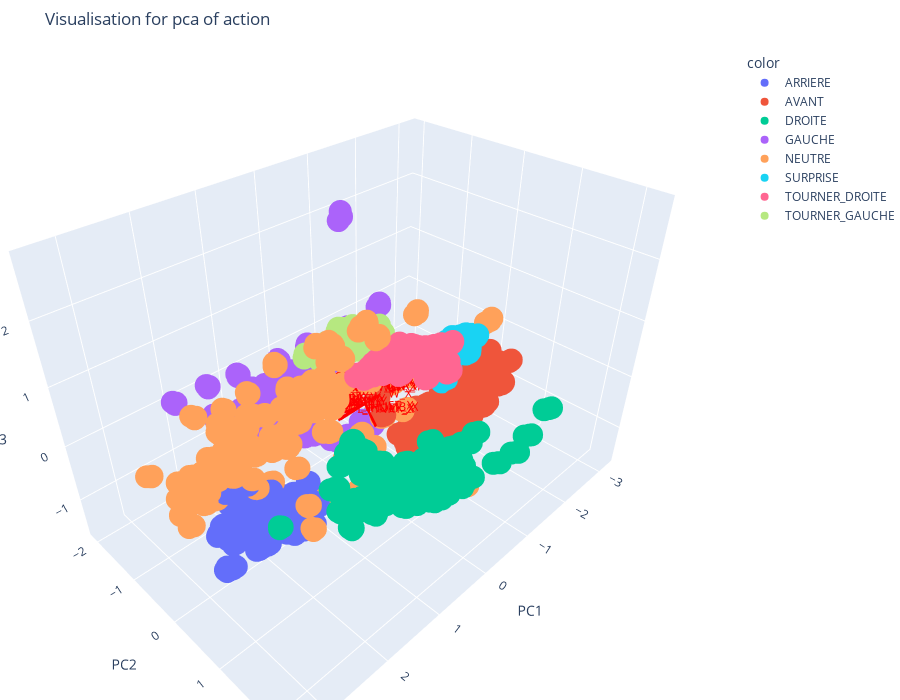

The notebook cell saved with this chart:
### Markdown cell above
### Visualisation du PCA sur les deux dataframes

### Code cell
visualize_pca(df_move_normalize_filter, 3, "action", *X_move.columns)

### Figure 1 — Plotly figure (JSON) as saved in the notebook; plotly's stock layout.template omitted (floating-point values rounded to 4 significant figures; data arrays with more than 128 entries replaced by an {"elided": "..."} marker saying what was removed)
{"data": [{"hovertemplate": "color=ARRIERE<br>0=%{x}<br>1=%{y}<br>2=%{z}<extra></extra>", "legendgroup": "ARRIERE", "marker": {"color": "#636efa", "symbol": "circle"}, "mode": "markers", "name": "ARRIERE", "scene": "scene", "showlegend": true, "x": {"elided": "424 float values"}, "y": {"elided": "424 float values"}, "z": {"elided": "424 float values"}, "type": "scatter3d"}, {"hovertemplate": "color=AVANT<br>0=%{x}<br>1=%{y}<br>2=%{z}<extra></extra>", "legendgroup": "AVANT", "marker": {"color": "#EF553B", "symbol": "circle"}, "mode": "markers", "name": "AVANT", "scene": "scene", "showlegend": true, "x": {"elided": "448 float values"}, "y": {"elided": "448 float values"}, "z": {"elided": "448 float values"}, "type": "scatter3d"}, {"hovertemplate": "color=DROITE<br>0=%{x}<br>1=%{y}<br>2=%{z}<extra></extra>", "legendgroup": "DROITE", "marker": {"color": "#00cc96", "symbol": "circle"}, "mode": "markers", "name": "DROITE", "scene": "scene", "showlegend": true, "x": {"elided": "440 float values"}, "y": {"elided": "440 float values"}, "z": {"elided": "440 float values"}, "type": "scatter3d"}, {"hovertemplate": "color=GAUCHE<br>0=%{x}<br>1=%{y}<br>2=%{z}<extra></extra>", "legendgroup": "GAUCHE", "marker": {"color": "#ab63fa", "symbol": "circle"}, "mode": "markers", "name": "GAUCHE", "scene": "scene", "showlegend": true, "x": {"elided": "412 float values"}, "y": {"elided": "412 float values"}, "z": {"elided": "412 float values"}, "type": "scatter3d"}, {"hovertemplate": "color=NEUTRE<br>0=%{x}<br>1=%{y}<br>2=%{z}<extra></extra>", "legendgroup": "NEUTRE", "marker": {"color": "#FFA15A", "symbol": "circle"}, "mode": "markers", "name": "NEUTRE", "scene": "scene", "showlegend": true, "x": {"elided": "536 float values"}, "y": {"elided": "536 float values"}, "z": {"elided": "536 float values"}, "type": "scatter3d"}, {"hovertemplate": "color=SURPRISE<br>0=%{x}<br>1=%{y}<br>2=%{z}<extra></extra>", "legendgroup": "SURPRISE", "marker": {"color": "#19d3f3", "symbol": "circle"}, "mode": "markers", "name": "SURPRISE", "scene": "scene", "showlegend": true, "x": {"elided": "484 float values"}, "y": {"elided": "484 float values"}, "z": {"elided": "484 float values"}, "type": "scatter3d"}, {"hovertemplate": "color=TOURNER_DROITE<br>0=%{x}<br>1=%{y}<br>2=%{z}<extra></extra>", "legendgroup": "TOURNER_DROITE", "marker": {"color": "#FF6692", "symbol": "circle"}, "mode": "markers", "name": "TOURNER_DROITE", "scene": "scene", "showlegend": true, "x": {"elided": "460 float values"}, "y": {"elided": "460 float values"}, "z": {"elided": "460 float values"}, "type": "scatter3d"}, {"hovertemplate": "color=TOURNER_GAUCHE<br>0=%{x}<br>1=%{y}<br>2=%{z}<extra></extra>", "legendgroup": "TOURNER_GAUCHE", "marker": {"color": "#B6E880", "symbol": "circle"}, "mode": "markers", "name": "TOURNER_GAUCHE", "scene": "scene", "showlegend": true, "x": {"elided": "560 float values"}, "y": {"elided": "560 float values"}, "z": {"elided": "560 float values"}, "type": "scatter3d"}, {"hoverinfo": "name", "line": {"color": "red", "width": 4}, "mode": "lines", "name": "Loading: NOSE_X", "showlegend": false, "x": [0, 0.00513], "y": [0, -0.01529], "z": [0, 0.01206], "type": "scatter3d"}, {"hoverinfo": "text", "mode": "text", "showlegend": false, "text": ["NOSE_X"], "textfont": {"color": "red", "size": 12}, "textposition": "top center", "x": [0.00513], "y": [-0.01529], "z": [0.01206], "type": "scatter3d"}, {"hoverinfo": "name", "line": {"color": "red", "width": 4}, "mode": "lines", "name": "Loading: NOSE_Y", "showlegend": false, "x": [0, -0.02136], "y": [0, -0.008886], "z": [0, 0.005191], "type": "scatter3d"}, {"hoverinfo": "text", "mode": "text", "showlegend": false, "text": ["NOSE_Y"], "textfont": {"color": "red", "size": 12}, "textposition": "top center", "x": [-0.02136], "y": [-0.008886], "z": [0.005191], "type": "scatter3d"}, {"hoverinfo": "name", "line": {"color": "red", "width": 4}, "mode": "lines", "name": "Loading: LEFT_EAR_X", "showlegend": false, "x": [0, 0.003729], "y": [0, -0.01835], "z": [0, 0.007587], "type": "scatter3d"}, {"hoverinfo": "text", "mode": "text", "showlegend": false, "text": ["LEFT_EAR_X"], "textfont": {"color": "red", "size": 12}, "textposition": "top center", "x": [0.003729], "y": [-0.01835], "z": [0.007587], "type": "scatter3d"}, {"hoverinfo": "name", "line": {"color": "red", "width": 4}, "mode": "lines", "name": "Loading: LEFT_EAR_Y", "showlegend": false, "x": [0, -0.02347], "y": [0, -0.01015], "z": [0, 0.001543], "type": "scatter3d"}, {"hoverinfo": "text", "mode": "text", "showlegend": false, "text": ["LEFT_EAR_Y"], "textfont": {"color": "red", "size": 12}, "textposition": "top center", "x": [-0.02347], "y": [-0.01015], "z": [0.001543], "type": "scatter3d"}, {"hoverinfo": "name", "line": {"color": "red", "width": 4}, "mode": "lines", "name": "Loading: RIGHT_EAR_X", "showlegend": false, "x": [0, 0.004117], "y": [0, -0.01718], "z": [0, 0.01107], "type": "scatter3d"}, {"hoverinfo": "text", "mode": "text", "showlegend": false, "text": ["RIGHT_EAR_X"], "textfont": {"color": "red", "size": 12}, "textposition": "top center", "x": [0.004117], "y": [-0.01718], "z": [0.01107], "type": "scatter3d"}, {"hoverinfo": "name", "line": {"color": "red", "width": 4}, "mode": "lines", "name": "Loading: RIGHT_EAR_Y", "showlegend": false, "x": [0, -0.02416], "y": [0, -0.00666], "z": [0, -0.001239], "type": "scatter3d"}, {"hoverinfo": "text", "mode": "text", "showlegend": false, "text": ["RIGHT_EAR_Y"], "textfont": {"color": "red", "size": 12}, "textposition": "top center", "x": [-0.02416], "y": [-0.00666], "z": [-0.001239], "type": "scatter3d"}, {"hoverinfo": "name", "line": {"color": "red", "width": 4}, "mode": "lines", "name": "Loading: LEFT_SHOULDER_X", "showlegend": false, "x": [0, 0.007104], "y": [0, -0.00919], "z": [0, -0.004789], "type": "scatter3d"}, {"hoverinfo": "text", "mode": "text", "showlegend": false, "text": ["LEFT_SHOULDER_X"], "textfont": {"color": "red", "size": 12}, "textposition": "top center", "x": [0.007104], "y": [-0.00919], "z": [-0.004789], "type": "scatter3d"}, {"hoverinfo": "name", "line": {"color": "red", "width": 4}, "mode": "lines", "name": "Loading: LEFT_SHOULDER_Y", "showlegend": false, "x": [0, 0.0007528], "y": [0, -0.0004974], "z": [0, -0.0004009], "type": "scatter3d"}, {"hoverinfo": "text", "mode": "text", "showlegend": false, "text": ["LEFT_SHOULDER_Y"], "textfont": {"color": "red", "size": 12}, "textposition": "top center", "x": [0.0007528], "y": [-0.0004974], "z": [-0.0004009], "type": "scatter3d"}, {"hoverinfo": "name", "line": {"color": "red", "width": 4}, "mode": "lines", "name": "Loading: RIGHT_SHOULDER_X", "showlegend": false, "x": [0, -0.001889], "y": [0, -0.01652], "z": [0, 0.01624], "type": "scatter3d"}, {"hoverinfo": "text", "mode": "text", "showlegend": false, "text": ["RIGHT_SHOULDER_X"], "textfont": {"color": "red", "size": 12}, "textposition": "top center", "x": [-0.001889], "y": [-0.01652], "z": [0.01624], "type": "scatter3d"}, {"hoverinfo": "name", "line": {"color": "red", "width": 4}, "mode": "lines", "name": "Loading: RIGHT_SHOULDER_Y", "showlegend": false, "x": [0, -0.001057], "y": [0, -0.004633], "z": [0, -0.01021], "type": "scatter3d"}, {"hoverinfo": "text", "mode": "text", "showlegend": false, "text": ["RIGHT_SHOULDER_Y"], "textfont": {"color": "red", "size": 12}, "textposition": "top center", "x": [-0.001057], "y": [-0.004633], "z": [-0.01021], "type": "scatter3d"}, {"hoverinfo": "name", "line": {"color": "red", "width": 4}, "mode": "lines", "name": "Loading: LEFT_HIP_X", "showlegend": false, "x": [0, -0.0], "y": [0, -3.909e-26], "z": [0, 0.0], "type": "scatter3d"}, {"hoverinfo": "text", "mode": "text", "showlegend": false, "text": ["LEFT_HIP_X"], "textfont": {"color": "red", "size": 12}, "textposition": "top center", "x": [-0.0], "y": [-3.909e-26], "z": [0.0], "type": "scatter3d"}, {"hoverinfo": "name", "line": {"color": "red", "width": 4}, "mode": "lines", "name": "Loading: LEFT_HIP_Y", "showlegend": false, "x": [0, -0.0], "y": [0, -0.0], "z": [0, 2.144e-27], "type": "scatter3d"}, {"hoverinfo": "text", "mode": "text", "showlegend": false, "text": ["LEFT_HIP_Y"], "textfont": {"color": "red", "size": 12}, "textposition": "top center", "x": [-0.0], "y": [-0.0], "z": [2.144e-27], "type": "scatter3d"}, {"hoverinfo": "name", "line": {"color": "red", "width": 4}, "mode": "lines", "name": "Loading: RIGHT_HIP_X", "showlegend": false, "x": [0, 0.00169], "y": [0, -0.000656], "z": [0, 0.003906], "type": "scatter3d"}, {"hoverinfo": "text", "mode": "text", "showlegend": false, "text": ["RIGHT_HIP_X"], "textfont": {"color": "red", "size": 12}, "textposition": "top center", "x": [0.00169], "y": [-0.000656], "z": [0.003906], "type": "scatter3d"}, {"hoverinfo": "name", "line": {"color": "red", "width": 4}, "mode": "lines", "name": "Loading: RIGHT_HIP_Y", "showlegend": false, "x": [0, -0.0009099], "y": [0, 0.001611], "z": [0, -0.003957], "type": "scatter3d"}, {"hoverinfo": "text", "mode": "text", "showlegend": false, "text": ["RIGHT_HIP_Y"], "textfont": {"color": "red", "size": 12}, "textposition": "top center", "x": [-0.0009099], "y": [0.001611], "z": [-0.003957], "type": "scatter3d"}, {"hoverinfo": "name", "line": {"color": "red", "width": 4}, "mode": "lines", "name": "Loading: LEFT_ELBOW_X", "showlegend": false, "x": [0, -0.01646], "y": [0, 0.08955], "z": [0, -0.09824], "type": "scatter3d"}, {"hoverinfo": "text", "mode": "text", "showlegend": false, "text": ["LEFT_ELBOW_X"], "textfont": {"color": "red", "size": 12}, "textposition": "top center", "x": [-0.01646], "y": [0.08955], "z": [-0.09824], "type": "scatter3d"}, {"hoverinfo": "name", "line": {"color": "red", "width": 4}, "mode": "lines", "name": "Loading: LEFT_ELBOW_Y", "showlegend": false, "x": [0, 0.1889], "y": [0, -0.02595], "z": [0, 0.08106], "type": "scatter3d"}, {"hoverinfo": "text", "mode": "text", "showlegend": false, "text": ["LEFT_ELBOW_Y"], "textfont": {"color": "red", "size": 12}, "textposition": "top center", "x": [0.1889], "y": [-0.02595], "z": [0.08106], "type": "scatter3d"}, {"hoverinfo": "name", "line": {"color": "red", "width": 4}, "mode": "lines", "name": "Loading: RIGHT_ELBOW_X", "showlegend": false, "x": [0, 0.02927], "y": [0, 0.04816], "z": [0, 0.1171], "type": "scatter3d"}, {"hoverinfo": "text", "mode": "text", "showlegend": false, "text": ["RIGHT_ELBOW_X"], "textfont": {"color": "red", "size": 12}, "textposition": "top center", "x": [0.02927], "y": [0.04816], "z": [0.1171], "type": "scatter3d"}, {"hoverinfo": "name", "line": {"color": "red", "width": 4}, "mode": "lines", "name": "Loading: RIGHT_ELBOW_Y", "showlegend": false, "x": [0, 0.1996], "y": [0, -0.006778], "z": [0, 0.08084], "type": "scatter3d"}, {"hoverinfo": "text", "mode": "text", "showlegend": false, "text": ["RIGHT_ELBOW_Y"], "textfont": {"color": "red", "size": 12}, "textposition": "top center", "x": [0.1996], "y": [-0.006778], "z": [0.08084], "type": "scatter3d"}, {"hoverinfo": "name", "line": {"color": "red", "width": 4}, "mode": "lines", "name": "Loading: LEFT_WRIST_X", "showlegend": false, "x": [0, 0.06548], "y": [0, 0.2642], "z": [0, -0.1763], "type": "scatter3d"}, {"hoverinfo": "text", "mode": "text", "showlegend": false, "text": ["LEFT_WRIST_X"], "textfont": {"color": "red", "size": 12}, "textposition": "top center", "x": [0.06548], "y": [0.2642], "z": [-0.1763], "type": "scatter3d"}, {"hoverinfo": "name", "line": {"color": "red", "width": 4}, "mode": "lines", "name": "Loading: LEFT_WRIST_Y", "showlegend": false, "x": [0, 0.4364], "y": [0, -0.02372], "z": [0, -0.00587], "type": "scatter3d"}, {"hoverinfo": "text", "mode": "text", "showlegend": false, "text": ["LEFT_WRIST_Y"], "textfont": {"color": "red", "size": 12}, "textposition": "top center", "x": [0.4364], "y": [-0.02372], "z": [-0.00587], "type": "scatter3d"}, {"hoverinfo": "name", "line": {"color": "red", "width": 4}, "mode": "lines", "name": "Loading: RIGHT_WRIST_X", "showlegend": false, "x": [0, -0.03831], "y": [0, 0.1929], "z": [0, 0.2346], "type": "scatter3d"}, {"hoverinfo": "text", "mode": "text", "showlegend": false, "text": ["RIGHT_WRIST_X"], "textfont": {"color": "red", "size": 12}, "textposition": "top center", "x": [-0.03831], "y": [0.1929], "z": [0.2346], "type": "scatter3d"}, {"hoverinfo": "name", "line": {"color": "red", "width": 4}, "mode": "lines", "name": "Loading: RIGHT_WRIST_Y", "showlegend": false, "x": [0, 0.4562], "y": [0, -0.009488], "z": [0, 0.01583], "type": "scatter3d"}, {"hoverinfo": "text", "mode": "text", "showlegend": false, "text": ["RIGHT_WRIST_Y"], "textfont": {"color": "red", "size": 12}, "textposition": "top center", "x": [0.4562], "y": [-0.009488], "z": [0.01583], "type": "scatter3d"}, {"hoverinfo": "name", "line": {"color": "red", "width": 4}, "mode": "lines", "name": "Loading: LEFT_PINKY_X", "showlegend": false, "x": [0, 0.0932], "y": [0, 0.3123], "z": [0, -0.1957], "type": "scatter3d"}, {"hoverinfo": "text", "mode": "text", "showlegend": false, "text": ["LEFT_PINKY_X"], "textfont": {"color": "red", "size": 12}, "textposition": "top center", "x": [0.0932], "y": [0.3123], "z": [-0.1957], "type": "scatter3d"}, {"hoverinfo": "name", "line": {"color": "red", "width": 4}, "mode": "lines", "name": "Loading: LEFT_PINKY_Y", "showlegend": false, "x": [0, 0.5104], "y": [0, -0.02608], "z": [0, -0.03385], "type": "scatter3d"}, {"hoverinfo": "text", "mode": "text", "showlegend": false, "text": ["LEFT_PINKY_Y"], "textfont": {"color": "red", "size": 12}, "textposition": "top center", "x": [0.5104], "y": [-0.02608], "z": [-0.03385], "type": "scatter3d"}, {"hoverinfo": "name", "line": {"color": "red", "width": 4}, "mode": "lines", "name": "Loading: RIGHT_PINKY_X", "showlegend": false, "x": [0, -0.05992], "y": [0, 0.2358], "z": [0, 0.2637], "type": "scatter3d"}, {"hoverinfo": "text", "mode": "text", "showlegend": false, "text": ["RIGHT_PINKY_X"], "textfont": {"color": "red", "size": 12}, "textposition": "top center", "x": [-0.05992], "y": [0.2358], "z": [0.2637], "type": "scatter3d"}, {"hoverinfo": "name", "line": {"color": "red", "width": 4}, "mode": "lines", "name": "Loading: RIGHT_PINKY_Y", "showlegend": false, "x": [0, 0.5325], "y": [0, -0.004774], "z": [0, -0.006373], "type": "scatter3d"}, {"hoverinfo": "text", "mode": "text", "showlegend": false, "text": ["RIGHT_PINKY_Y"], "textfont": {"color": "red", "size": 12}, "textposition": "top center", "x": [0.5325], "y": [-0.004774], "z": [-0.006373], "type": "scatter3d"}, {"hoverinfo": "name", "line": {"color": "red", "width": 4}, "mode": "lines", "name": "Loading: LEFT_INDEX_X", "showlegend": false, "x": [0, 0.08791], "y": [0, 0.3154], "z": [0, -0.1826], "type": "scatter3d"}, {"hoverinfo": "text", "mode": "text", "showlegend": false, "text": ["LEFT_INDEX_X"], "textfont": {"color": "red", "size": 12}, "textposition": "top center", "x": [0.08791], "y": [0.3154], "z": [-0.1826], "type": "scatter3d"}, {"hoverinfo": "name", "line": {"color": "red", "width": 4}, "mode": "lines", "name": "Loading: LEFT_INDEX_Y", "showlegend": false, "x": [0, 0.5257], "y": [0, -0.007861], "z": [0, 0.08696], "type": "scatter3d"}, {"hoverinfo": "text", "mode": "text", "showlegend": false, "text": ["LEFT_INDEX_Y"], "textfont": {"color": "red", "size": 12}, "textposition": "top center", "x": [0.5257], "y": [-0.007861], "z": [0.08696], "type": "scatter3d"}, {"hoverinfo": "name", "line": {"color": "red", "width": 4}, "mode": "lines", "name": "Loading: RIGHT_INDEX_X", "showlegend": false, "x": [0, -0.05367], "y": [0, 0.2401], "z": [0, 0.2526], "type": "scatter3d"}, {"hoverinfo": "text", "mode": "text", "showlegend": false, "text": ["RIGHT_INDEX_X"], "textfont": {"color": "red", "size": 12}, "textposition": "top center", "x": [-0.05367], "y": [0.2401], "z": [0.2526], "type": "scatter3d"}, {"hoverinfo": "name", "line": {"color": "red", "width": 4}, "mode": "lines", "name": "Loading: RIGHT_INDEX_Y", "showlegend": false, "x": [0, 0.5457], "y": [0, 0.004937], "z": [0, 0.1153], "type": "scatter3d"}, {"hoverinfo": "text", "mode": "text", "showlegend": false, "text": ["RIGHT_INDEX_Y"], "textfont": {"color": "red", "size": 12}, "textposition": "top center", "x": [0.5457], "y": [0.004937], "z": [0.1153], "type": "scatter3d"}, {"hoverinfo": "name", "line": {"color": "red", "width": 4}, "mode": "lines", "name": "Loading: LEFT_THUMB_X", "showlegend": false, "x": [0, 0.07905], "y": [0, 0.2987], "z": [0, -0.1743], "type": "scatter3d"}, {"hoverinfo": "text", "mode": "text", "showlegend": false, "text": ["LEFT_THUMB_X"], "textfont": {"color": "red", "size": 12}, "textposition": "top center", "x": [0.07905], "y": [0.2987], "z": [-0.1743], "type": "scatter3d"}, {"hoverinfo": "name", "line": {"color": "red", "width": 4}, "mode": "lines", "name": "Loading: LEFT_THUMB_Y", "showlegend": false, "x": [0, 0.4786], "y": [0, -0.01986], "z": [0, -0.03426], "type": "scatter3d"}, {"hoverinfo": "text", "mode": "text", "showlegend": false, "text": ["LEFT_THUMB_Y"], "textfont": {"color": "red", "size": 12}, "textposition": "top center", "x": [0.4786], "y": [-0.01986], "z": [-0.03426], "type": "scatter3d"}, {"hoverinfo": "name", "line": {"color": "red", "width": 4}, "mode": "lines", "name": "Loading: RIGHT_THUMB_X", "showlegend": false, "x": [0, -0.04531], "y": [0, 0.2254], "z": [0, 0.2408], "type": "scatter3d"}, {"hoverinfo": "text", "mode": "text", "showlegend": false, "text": ["RIGHT_THUMB_X"], "textfont": {"color": "red", "size": 12}, "textposition": "top center", "x": [-0.04531], "y": [0.2254], "z": [0.2408], "type": "scatter3d"}, {"hoverinfo": "name", "line": {"color": "red", "width": 4}, "mode": "lines", "name": "Loading: RIGHT_THUMB_Y", "showlegend": false, "x": [0, 0.4979], "y": [0, -0.01139], "z": [0, -0.007669], "type": "scatter3d"}, {"hoverinfo": "text", "mode": "text", "showlegend": false, "text": ["RIGHT_THUMB_Y"], "textfont": {"color": "red", "size": 12}, "textposition": "top center", "x": [0.4979], "y": [-0.01139], "z": [-0.007669], "type": "scatter3d"}], "layout": {"scene": {"domain": {"x": [0.0, 1.0], "y": [0.0, 1.0]}, "xaxis": {"title": {"text": "PC1"}}, "yaxis": {"title": {"text": "PC2"}}, "zaxis": {"title": {"text": "PC3"}}, "camera": {"eye": {"x": 1.2, "y": 1.2, "z": 1.2}}}, "legend": {"title": {"text": "color"}, "tracegroupgap": 0}, "title": {"text": "Visualisation for pca of action"}, "margin": {"l": 0, "r": 0, "b": 0, "t": 50}, "height": 700, "width": 900}}
